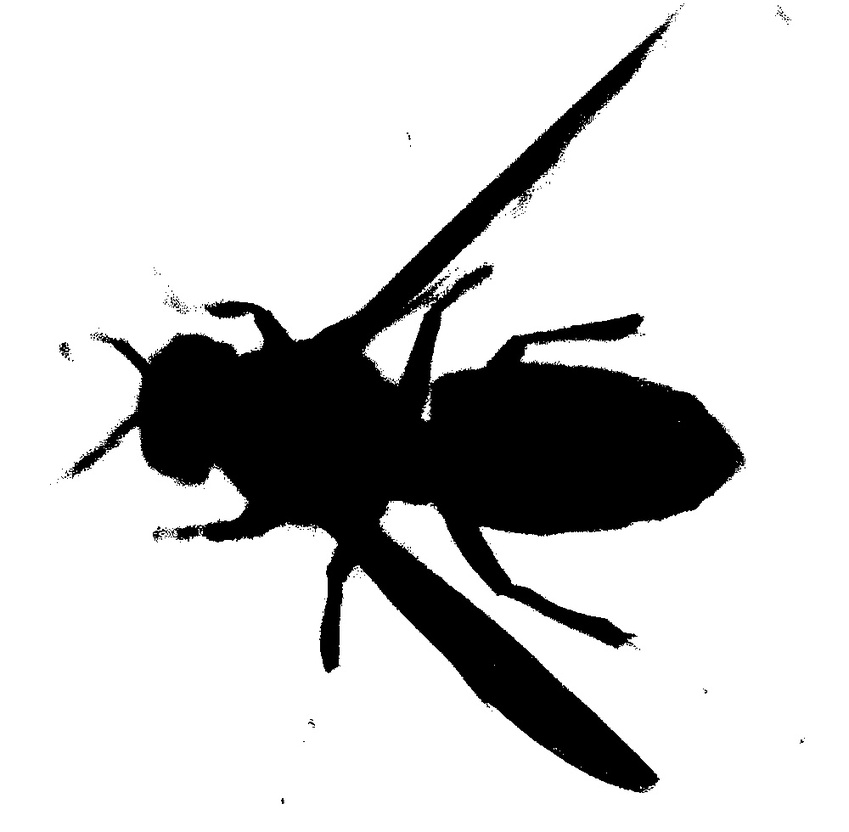
#> input picture Caracteristics/test.jpg, 849 x 832 px, shrunk from 1000 x 980 before the run
$ python -i cutout.py   (imports and definitions only)
#> lines starting #> are read from the running program, lines starting #| are printed output that depends on the picture; after the words box and inside, x2 and y2 are one past the last pixel; in counts of white or black regions, pixels touching at a corner belong together
import numpy as np
import cv2

def cutout(filename : str) -> np.ndarray:
    """Fonction effectuant le découpage de l'image

    Args:
        filename (str): Chemin d'accès à l'image

    Raises:
        FileNotFoundError: Si l'image n'a pas pu être lue

    Returns:
        np.ndarray: Matrice du découpage de l'image
    """
#> called with filename = '../Caracteristics/test.jpg'

    # Charge l'image
    img = cv2.imread(filename)
#> img is the input picture: shape (832, 849, 3); min 0, max 255, mean 205

    # Levée d'exception si l'image n'a pas pu être lue
    if img is None:
        raise FileNotFoundError

    img_GREY = cv2.cvtColor(img, cv2.COLOR_BGR2GRAY)
    img_HSV = cv2.cvtColor(img, cv2.COLOR_BGR2HSV)
#> img_HSV: shape (832, 849, 3); mean H, S, V 0, 0, 205

    color1 = (10, 200, 20)  # Borne sombre du spectre de couleur jaune à garder
    color2 = (45, 255, 255)  # Borne claire du spectre de couleur jaune à garder

    # Création du masque principal (Masque de niveau de gris)

    mask = cv2.threshold(img_GREY, 90, 255, cv2.THRESH_BINARY)

    # Création du masque secondaire (Masque de couleur jaune)
    temp_mask2 = cv2.inRange(img_HSV, color1, color2)
#> temp_mask2: shape (832, 849); every value is 0
    mask2 = cv2.bitwise_not(temp_mask2)
#> mask2: shape (832, 849); every value is 255

    # Addition des deux masques

    combined_mask = cv2.bitwise_and(mask[1], mask2)
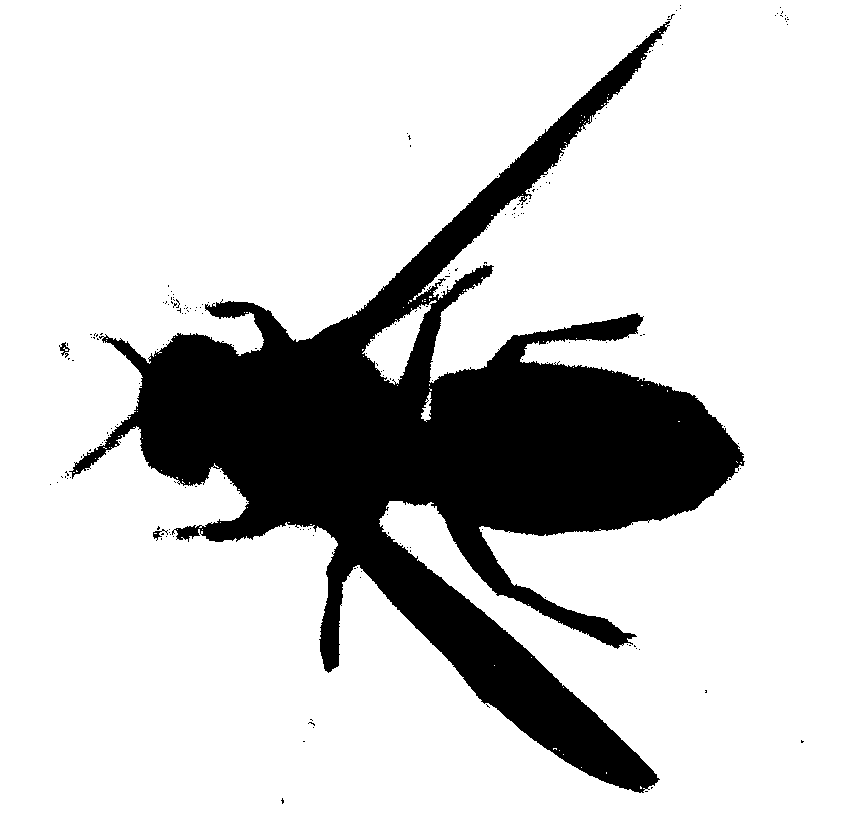
#> combined_mask: shape (832, 849); 80.6% white; 196 black regions (193 under 20 px), largest, box (x1, y1, x2, y2) and area: (69, 21, 745, 793) 136616, (59, 342, 70, 358) 70, (153, 529, 168, 541) 58

    # Dilatation/érosion du masque pour supprimer les petits artefacts
    intermediate_smoothed_mask = cv2.morphologyEx(combined_mask, cv2.MORPH_OPEN, cv2.getStructuringElement(cv2.MORPH_RECT, (3, 3)))
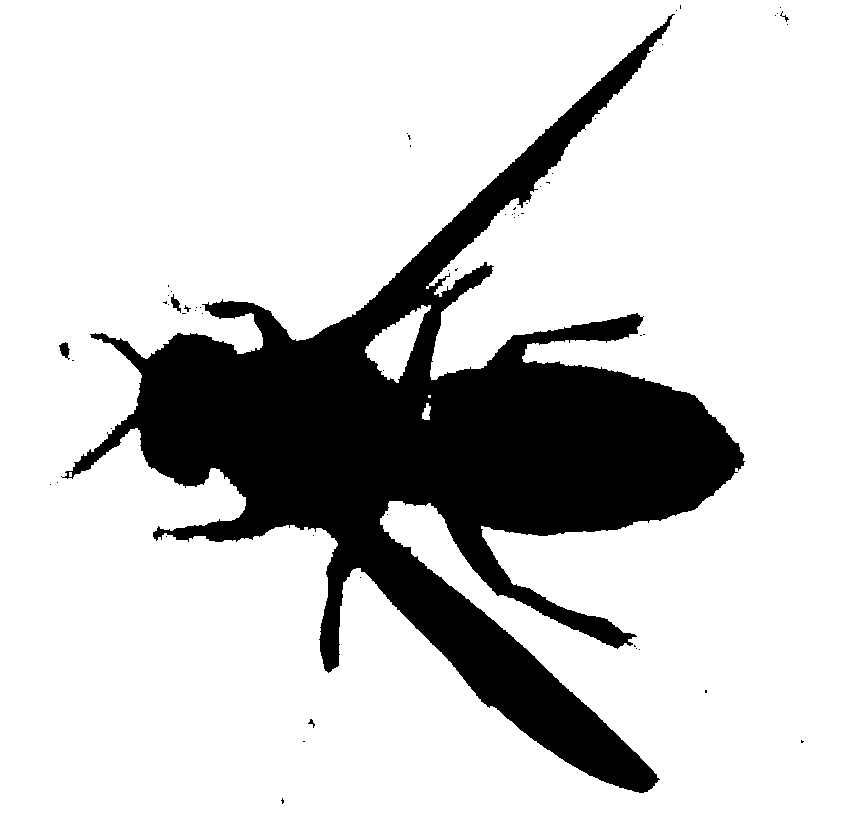
#> intermediate_smoothed_mask: shape (832, 849); 80.3% white; 59 black regions (54 under 20 px), largest, box (x1, y1, x2, y2) and area: (61, 14, 745, 793) 138738, (59, 342, 70, 360) 114, (171, 294, 181, 313) 85, (308, 719, 315, 728) 24, (780, 11, 789, 22) 23
    smoothed_mask = cv2.morphologyEx(intermediate_smoothed_mask, cv2.MORPH_CLOSE, cv2.getStructuringElement(cv2.MORPH_RECT, (4, 4)))
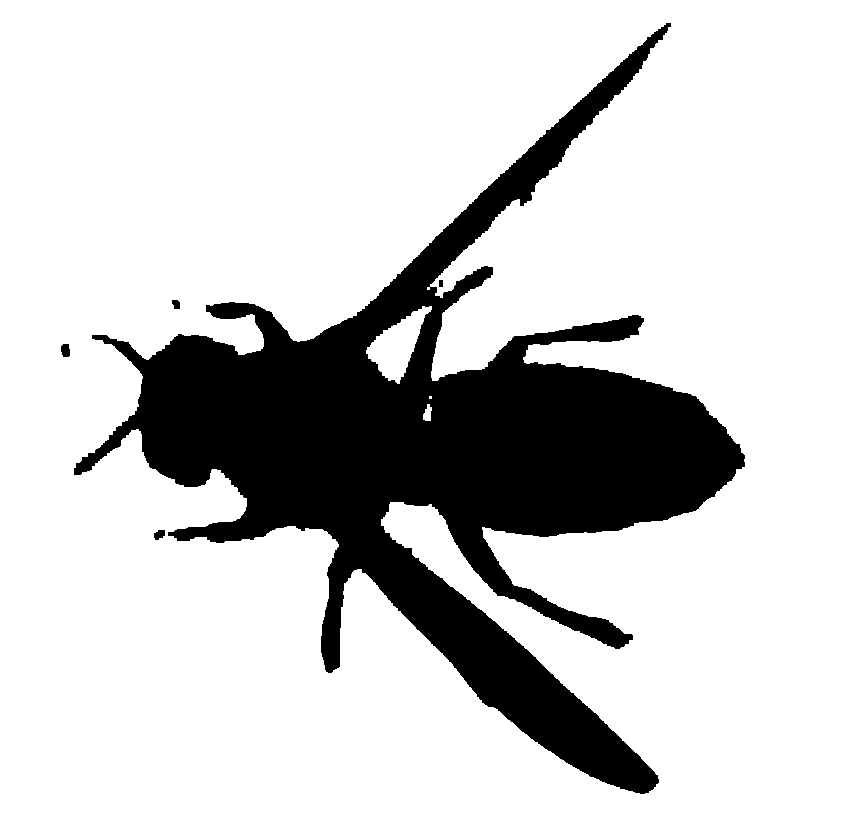
#> smoothed_mask: shape (832, 849); 80.4% white; 5 black regions, box (x1, y1, x2, y2) and area: (74, 23, 745, 794) 138225, (61, 344, 70, 357) 101, (154, 530, 165, 540) 82, (172, 300, 180, 309) 60, (439, 280, 443, 287) 28

    # affichage du masque

    cv2.imshow("Mask", smoothed_mask)
    cv2.waitKey(0)
    cv2.destroyAllWindows()

    return smoothed_mask

>>> result = cutout('../Caracteristics/test.jpg')
